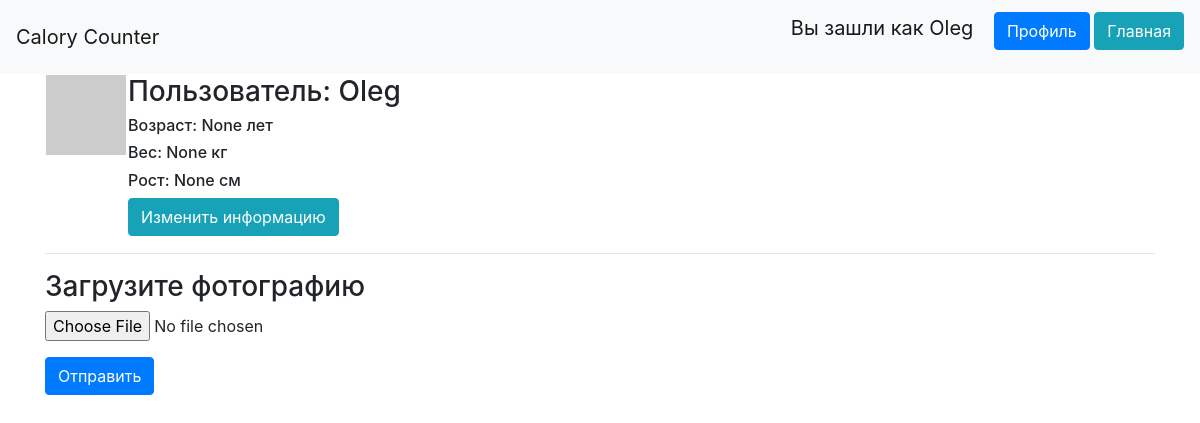
Screenshot of /profile/1 (signed in) with the database file from the repository.
### data/users.py (models this page shows, shortened)
class User(SqlAlchemyBase, UserMixin, SerializerMixin):
    __tablename__ = 'users'
    id = sqlalchemy.Column(sqlalchemy.Integer,
                           primary_key=True, autoincrement=True)
    name = sqlalchemy.Column(sqlalchemy.String, nullable=True)
    about = sqlalchemy.Column(sqlalchemy.String, nullable=True)
    email = sqlalchemy.Column(sqlalchemy.String,
                              index=True, unique=True, nullable=True)
    age = sqlalchemy.Column(sqlalchemy.Integer)
    weight = sqlalchemy.Column(sqlalchemy.Integer)
    height = sqlalchemy.Column(sqlalchemy.Integer)
    gender = sqlalchemy.Column(sqlalchemy.String)
    hashed_password = sqlalchemy.Column(sqlalchemy.String, nullable=True)
    created_date = sqlalchemy.Column(sqlalchemy.DateTime,
                                     default=datetime.datetime.now)
    entered_details = sqlalchemy.Column(sqlalchemy.Boolean, default=False)
    activities = orm.relation("Activities", back_populates='user')
    def avatar(self, size, id_polz):
        if os.path.exists(f'static/img/{id_polz}.jpg'):
            im = Image.open(f"static/img/{id_polz}.jpg")
            im2 = im.resize((size, size))
            im2.save(f"static/img/{id_polz}.jpg")
            return url_for('static', filename=f'img/{id_polz}.jpg')
        digest = md5(self.email.lower().encode('utf-8')).hexdigest()
        return 'https://www.gravatar.com/avatar/{}?d=identicon&s={}'.format(
            digest, size)

### main.py (the view)
@app.route('/profile/<id>', methods=['GET', 'POST'])
@login_required
def edit_profile(id):
    db_sess = db_session.create_session()
    form = activities = db_sess.query(User).filter(User.id == id,
                                                   ).first()
    if request.method == 'POST':
        f = request.files['file']
        with open(f'static/img/{current_user.id}.jpg', mode='wb') as g:
            g.write(f.read())
    return render_template('profile.html', title='Profile',
                           form=form, method=request.method)

### data/db_session.py (called while the page is built)
def create_session() -> Session:
    global __factory
    return __factory()

### main.py (called while the page is built)
@login_manager.user_loader
def load_user(user_id):
    db_sess = db_session.create_session()
    return db_sess.query(User).get(user_id)

### templates/profile.html
{% extends "base.html" %}
{% block content %}
<table>
    <tr valign="top">
        {% if method == 'GET' %}
            <td><img src="{{ form.avatar(128, form.id) }}"></td>
        {% else %}
            <td><img src="{{ form.photo(128, form.id) }}" ></td>
        {% endif %}
        <td>
            <h3>Пользователь: {{ form.name }}</h3>
            <h6>Возраст: {{ form.age }} лет</h6>
            <h6>Вес: {{ form.weight }} кг</h6>
            <h6>Рост: {{ form.height }} см</h6>
            <a class="btn btn-info" href="/change_details/{{form.id}}">Изменить информацию</a>
        </td>
    </tr>
</table>
<hr>
<h3>Загрузите фотографию</h3>
<form class="login_form" method="post" enctype="multipart/form-data">
    <div class="form-group">
        <input type="file" class="form-control-file" id="photo" name="file">
    </div>
    <button type="submit" class="btn btn-primary">Отправить</button>
</form>
{% endblock %}

### templates/base.html (shortened to what this page needs)
<!doctype html>
<html lang="en">
<head>
    <link rel="stylesheet"
          href="https://stackpath.bootstrapcdn.com/bootstrap/4.4.1/css/bootstrap.min.css"
>
    <link rel="stylesheet" type="text/css" href="{{ style }}" />
</head>
<body>
<header>
    <nav class="navbar navbar-light bg-light">
        <a class="navbar-brand" href="/">Calory Counter</a>
        {% if current_user.is_authenticated %}
            <p>
                <a class="navbar-brand" href="/logout">Вы зашли как {{ current_user.name }}</a>
                <a class="btn btn-primary" href="/profile/{{current_user.id}}">Профиль</a>
                <a class="btn btn-info" href="/">Главная</a>
            </p>
        {% else %}
            <p>
                <a class="btn btn-primary " href="/register">Зарегистрироваться</a>
                <a class="btn btn-success" href="/login">Войти</a>
            </p>
        {% endif %}
    </nav>
</header>
<main role="main" class="container">
    {% block content %}{% endblock %}
</main>
</body>
</html>

### rows the page displays
User: name "Oleg", age "None", weight "None", height "None"
